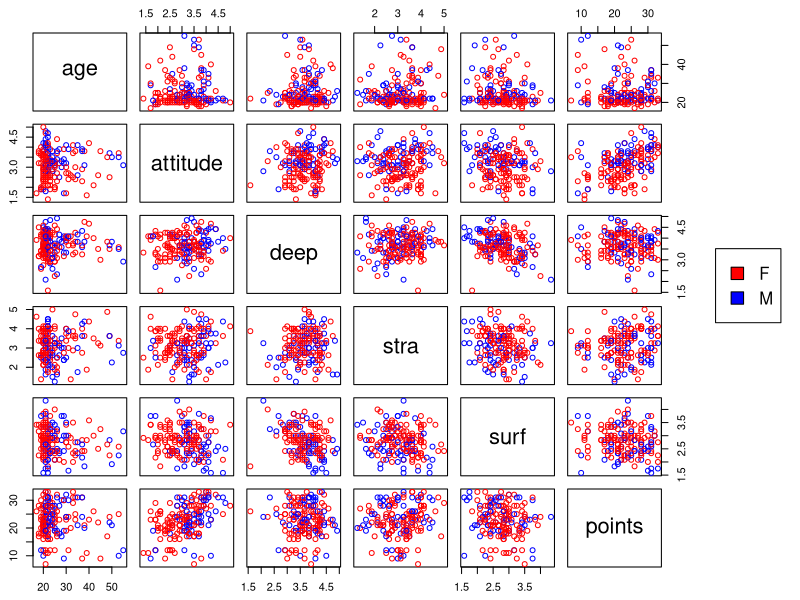
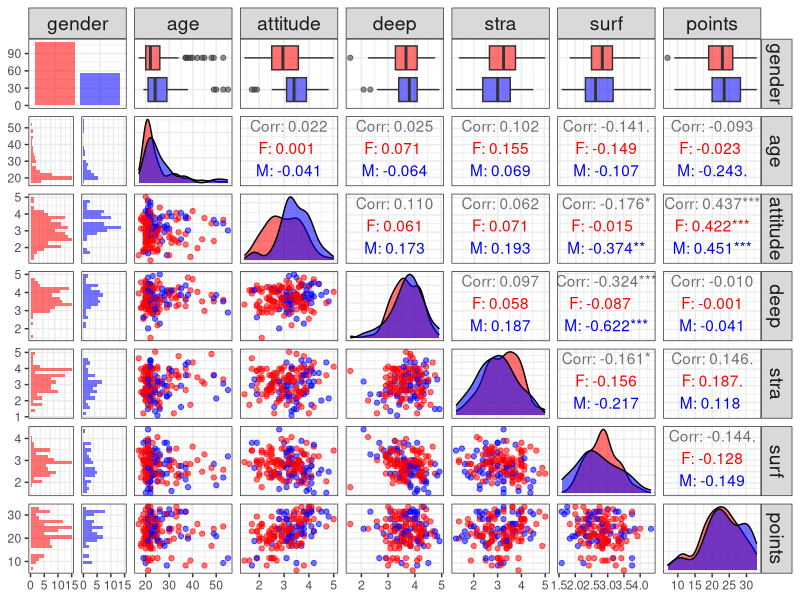
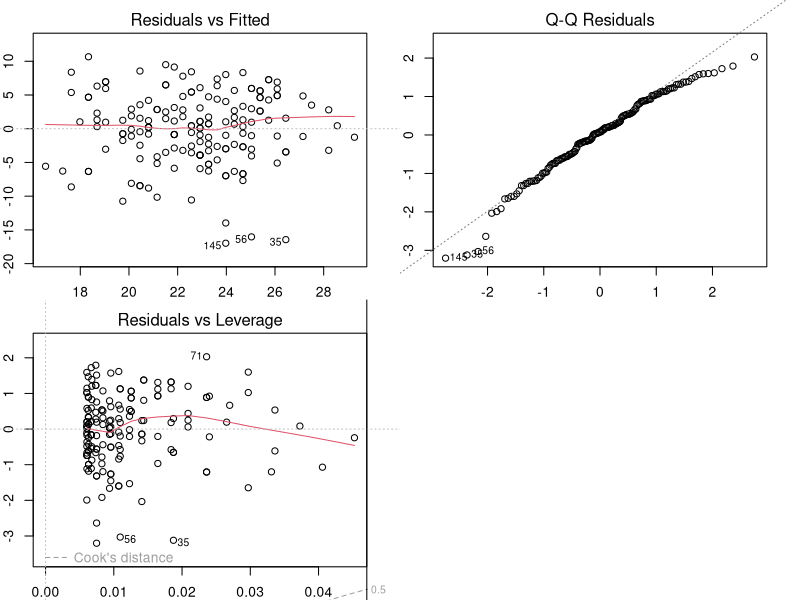

Write the R code that produced these figures, in order.
## ---- chunk 1
date()
## ---- chunk 2
library(tidyverse)
## ---- chunk 3
learning2014 <- read_csv(file = "Data/learning2014.csv", col_names = TRUE)
## ---- chunk 4
str(learning2014)
dim(learning2014)
## ---- chunk 5
pairs(learning2014[-1],
      col = c("red", "blue")[factor(learning2014$gender)], # Use gender as group for colors.
      oma = c(2, 2, 2, 10)) # Set the margins outside of plot.
par(xpd = TRUE) # Allow legend to be outside of plot area.
legend(0.95, 0.6, # Coordinates for legend.
       legend = unique(learning2014$gender),
       fill = c("red", "blue"))
## ---- chunk 6
library(GGally) # ggplot2 is part of tidyverse, so no need to load it separately/again.

ggpairs(
  learning2014,
  mapping = aes(col = gender, alpha = 0.3),
  lower = list(combo = wrap("facethist", bins = 20))
) +
  scale_color_manual(values = c("red", "blue")) + # Assign new colors manually.
  scale_fill_manual(values = c("red", "blue")) +
  theme_bw() + # Change default theme to something more clean.
  theme(strip.text = element_text(size = 14)) # Adjust panel title sizes.
## ---- chunk 7
linear_model <- lm(points ~ attitude + gender + age, data = learning2014)
## ---- chunk 8
summary(linear_model)
## ---- chunk 9
new_linear_model <- lm(points ~ attitude, data = learning2014)
summary(new_linear_model)
## ---- chunk 10
par(mfrow = c(2, 2),
    mar = c(2, 2, 2, 2)) # Decrease margins around plots.
plot(new_linear_model, which = c(1, 2, 5))
